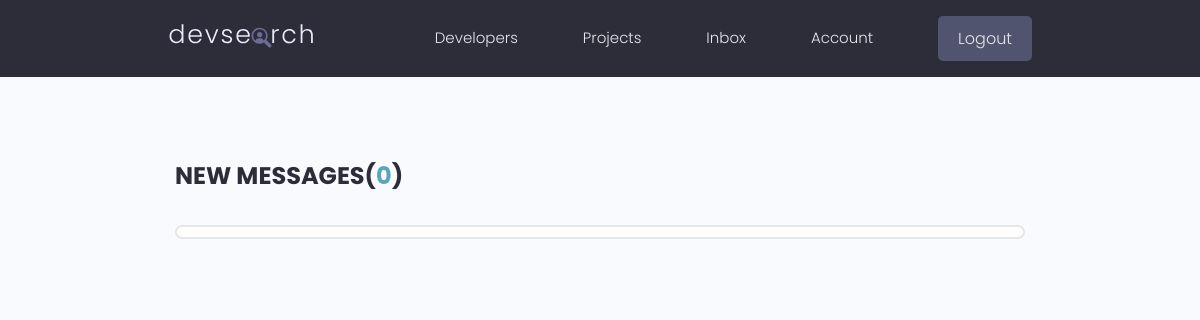
Page /inbox/ (signed in) on the earlier database version.
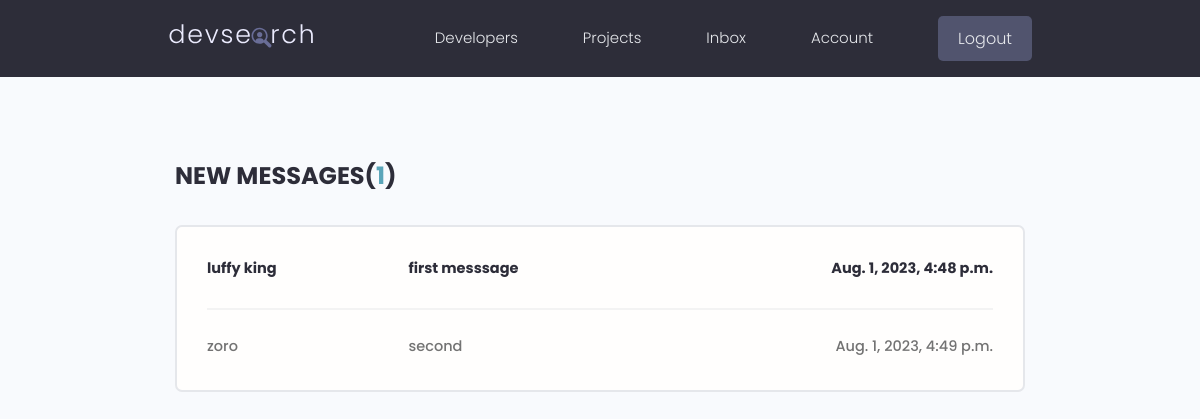
Same page on the later database version.
### users/models.py (models this page shows, shortened)
class Message(models.Model):
    sender=models.ForeignKey(Profile,on_delete=models.SET_NULL,null=True,blank=True)
    recipient=models.ForeignKey(Profile,on_delete=models.SET_NULL,null=True,blank=True,related_name="messages")
    name=models.CharField(max_length=200,null=True,blank=True)
    email=models.EmailField(max_length=200,null=True,blank=True)
    subject=models.CharField(max_length=200,null=True,blank=True)
    body=models.TextField()
    is_read=models.BooleanField(default=False,null=True)
    created_at=models.DateTimeField(auto_now_add=True)
    id=models.UUIDField(default=uuid.uuid4,unique=True,primary_key=True,editable=False)
    class Meta:
        ordering=['is_read','-created_at']

### users/views.py (the view)
# urls.py: path('inbox/',views.inbox,name="inbox"),
@login_required(login_url='login')
def inbox(request):
    profile=request.user.profile
    messageRequests= profile.messages.all()
    unreadCount=messageRequests.filter(is_read=False).count()
    context={'messageRequests':messageRequests,'unreadCount':unreadCount}
    return render(request,'users/inbox.html',context)

### users/templates/users/inbox.html
{% extends 'main.html' %}
{% block content %}
  <main class="inbox my-xl">
    <div class="content-box">
      <h3 class="inbox__title">New Messages(<span>{{unreadCount}}</span>)</h3>
      <ul class="messages">
        {% for message in messageRequests %}
        {% if message.is_read == False %}
        <li class="message message--unread">
        {% else %}
        <li class="message">
        {% endif %}
          <a href="message.html">
            <span class="message__author">{{message.name}}</span>
            <span class="message__subject">{{message.subject}}</span>
            <span class="message__date">{{message.created_at}}</span>
          </a>
        </li>
        {% endfor %}
      </ul>
    </div>
  </main>
{% endblock %}

Differences in the rows shown:
added Message: name "luffy king", subject "first messsage", created_at "Aug. 1, 2023, 4:48 p.m."
added Message: name "zoro", subject "second", created_at "Aug. 1, 2023, 4:49 p.m."
Other differences:
{{ unreadCount }}: "0" → "1"
